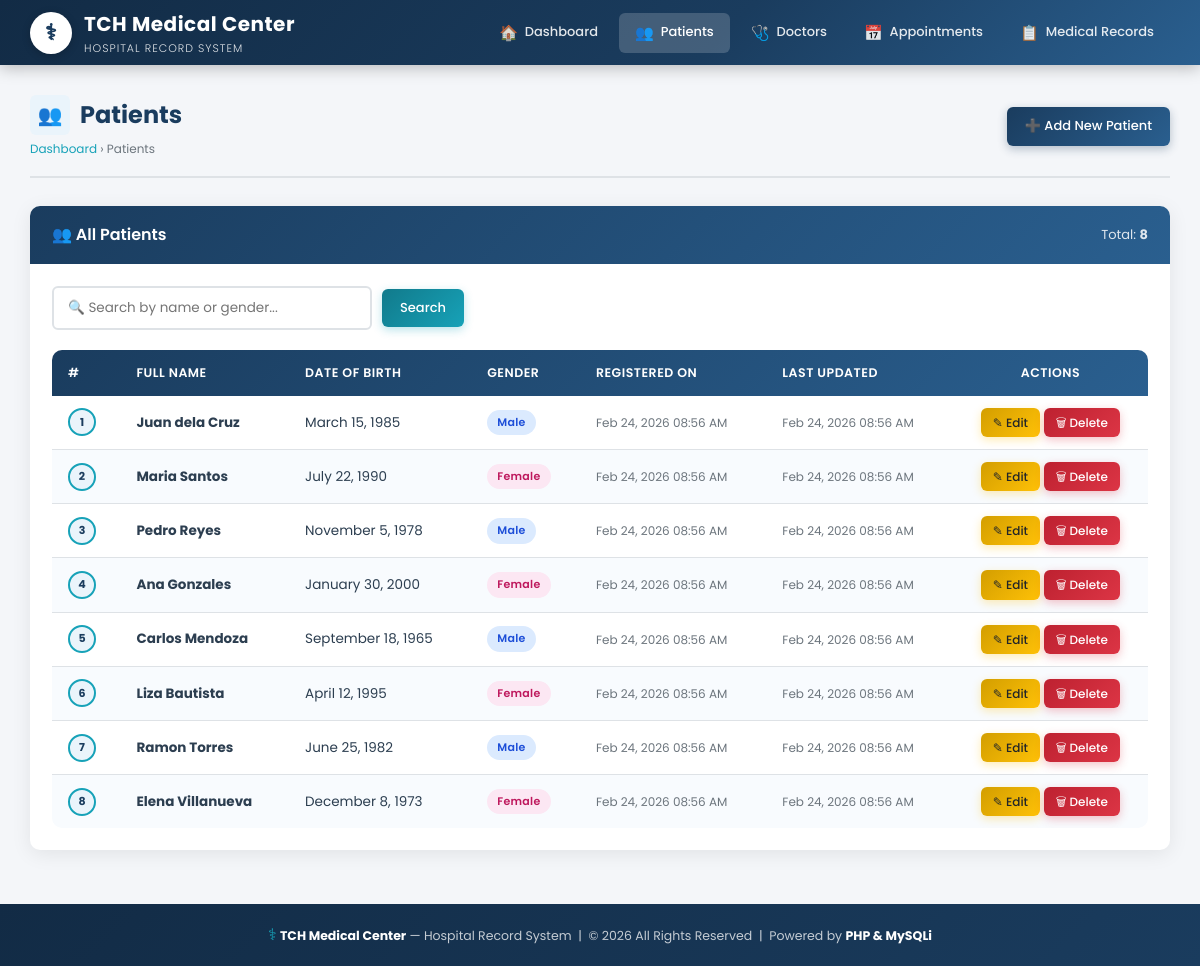
Page /patients/index.php on the committed database.
### tables this page shows
CREATE TABLE IF NOT EXISTS patients (
    id INT AUTO_INCREMENT PRIMARY KEY,
    full_name VARCHAR(100) NOT NULL,
    date_of_birth DATE NOT NULL,
    gender ENUM('Male', 'Female', 'Other') NOT NULL,
    created_at TIMESTAMP DEFAULT CURRENT_TIMESTAMP,
    updated_at TIMESTAMP DEFAULT CURRENT_TIMESTAMP ON UPDATE CURRENT_TIMESTAMP
);

### patients/index.php (the view, shortened to what this page needs)
<?php
require_once '../config/database.php';
require_once '../includes/header.php';
require_once '../includes/navbar.php';
$search = isset($_GET['search']) ? trim($_GET['search']) : '';
if ($search !== '') {
    $s = $conn->real_escape_string($search);
    $result = $conn->query("SELECT * FROM patients WHERE full_name LIKE '%$s%' OR gender LIKE '%$s%' ORDER BY created_at DESC");
} else {
    $result = $conn->query("SELECT * FROM patients ORDER BY created_at DESC");
}
?>
<div class="main-content">
    <div class="page-header">
        <div>
            <h1>
                <div class="page-icon">&#128101;</div>
                Patients
            </h1>
            <div class="breadcrumb">
                <a href="../index.php">Dashboard</a> &rsaquo; Patients
            </div>
        </div>
        <a href="create.php" class="btn btn-primary">
            &#10133; Add New Patient
        </a>
    </div>
    <div class="card">
        <div class="card-header">
            <h2>&#128101; All Patients</h2>
            <span style="font-size:13px; opacity:0.85;">
                Total: <strong><?php echo $result->num_rows; ?></strong>
            </span>
        </div>
        <div class="card-body">
            <form method="GET" action="index.php" class="search-bar">
                <input type="text" name="search" class="form-control"
                       placeholder="&#128269; Search by name or gender..."
                       value="<?php echo htmlspecialchars($search); ?>">
                <button type="submit" class="btn btn-accent">Search</button>
            </form>
            <div class="table-responsive">
                <table>
                    <thead>
                        <tr>
                            <th>#</th>
                            <th>Full Name</th>
                            <th>Date of Birth</th>
                            <th>Gender</th>
                            <th>Registered On</th>
                            <th>Last Updated</th>
                            <th style="text-align:center;">Actions</th>
                        </tr>
                    </thead>
                    <tbody>
                        <?php if ($result->num_rows > 0): ?>
                            <?php while ($row = $result->fetch_assoc()): ?>
                            <tr>
                                <td><span class="id-badge"><?php echo $row['id']; ?></span></td>
                                <td>
                                    <strong><?php echo htmlspecialchars($row['full_name']); ?></strong>
                                </td>
                                <td><?php echo date('F j, Y', strtotime($row['date_of_birth'])); ?></td>
                                <td>
                                    <?php
                                    $g   = $row['gender'];
                                    $cls = strtolower($g) === 'male' ? 'badge-male' : (strtolower($g) === 'female' ? 'badge-female' : 'badge-other');
                                    ?>
                                    <span class="badge <?php echo $cls; ?>"><?php echo $g; ?></span>
                                </td>
                                <td class="text-muted fs-sm"><?php echo date('M d, Y h:i A', strtotime($row['created_at'])); ?></td>
                                <td class="text-muted fs-sm"><?php echo date('M d, Y h:i A', strtotime($row['updated_at'])); ?></td>
                                <td style="text-align:center;">
                                    <a href="edit.php?id=<?php echo $row['id']; ?>" class="btn btn-warning btn-sm">
                                        &#9998; Edit
                                    </a>
                                    <a href="delete.php?id=<?php echo $row['id']; ?>" class="btn btn-danger btn-sm">
                                        &#128465; Delete
                                    </a>
                                </td>
                            </tr>
                            <?php endwhile; ?>
                        <?php endif; ?>
                    </tbody>
                </table>
            </div>
        </div>
    </div>
</div>
<?php
require_once '../includes/footer.php';
?>

### rows in the picture
patients: id "1", full_name "Juan dela Cruz", date_of_birth "March 15, 1985", gender "Male", created_at "Feb 24, 2026 08:56 AM", updated_at "Feb 24, 2026 08:56 AM"
patients: id "2", full_name "Maria Santos", date_of_birth "July 22, 1990", gender "Female", created_at "Feb 24, 2026 08:56 AM", updated_at "Feb 24, 2026 08:56 AM"
patients: id "3", full_name "Pedro Reyes", date_of_birth "November 5, 1978", gender "Male", created_at "Feb 24, 2026 08:56 AM", updated_at "Feb 24, 2026 08:56 AM"
patients: id "4", full_name "Ana Gonzales", date_of_birth "January 30, 2000", gender "Female", created_at "Feb 24, 2026 08:56 AM", updated_at "Feb 24, 2026 08:56 AM"
patients: id "5", full_name "Carlos Mendoza", date_of_birth "September 18, 1965", gender "Male", created_at "Feb 24, 2026 08:56 AM", updated_at "Feb 24, 2026 08:56 AM"
patients: id "6", full_name "Liza Bautista", date_of_birth "April 12, 1995", gender "Female", created_at "Feb 24, 2026 08:56 AM", updated_at "Feb 24, 2026 08:56 AM"
patients: id "7", full_name "Ramon Torres", date_of_birth "June 25, 1982", gender "Male", created_at "Feb 24, 2026 08:56 AM", updated_at "Feb 24, 2026 08:56 AM"
patients: id "8", full_name "Elena Villanueva", date_of_birth "December 8, 1973", gender "Female", created_at "Feb 24, 2026 08:56 AM", updated_at "Feb 24, 2026 08:56 AM"

### other values in the picture
$result->num_rows "8"
